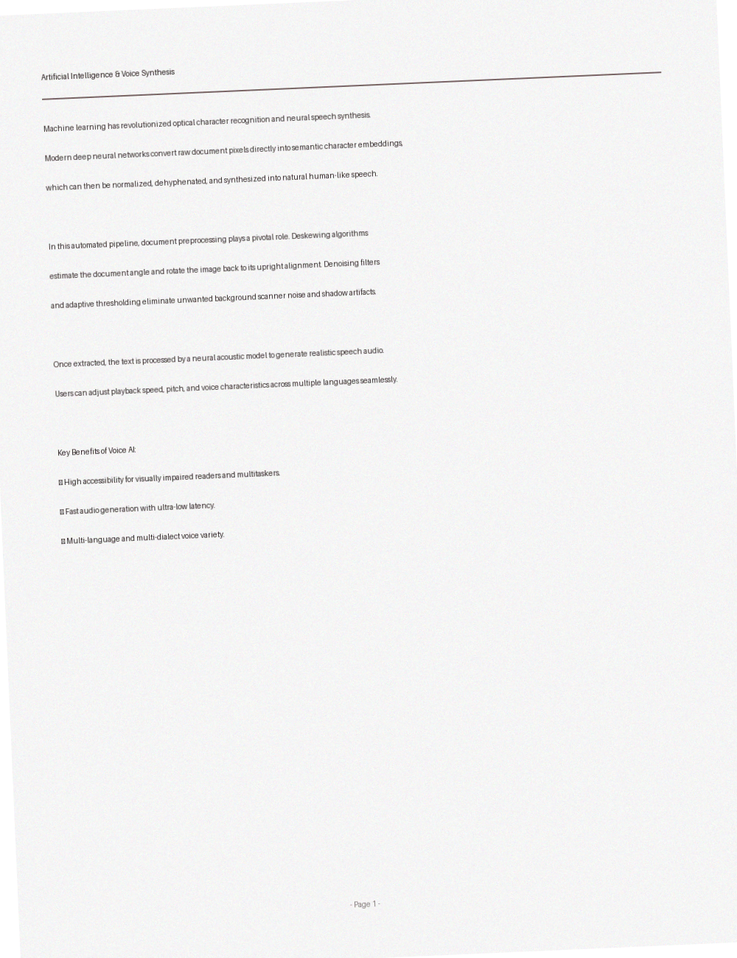
#> input picture sample_documents/sample_scanned_page.png, 737 x 958 px, shrunk from 1000 x 1300 before the run
$ python -i image_preprocessor.py   (imports and definitions only)
#> lines starting #> are read from the running program, lines starting #| are printed output that depends on the picture; after the words box and inside, x2 and y2 are one past the last pixel; in counts of white or black regions, pixels touching at a corner belong together
"""
Image Preprocessing Pipeline for Document & Scanned PDF OCR Enhancement.
Includes Deskewing, Contrast Enhancement, Denoising, Border Removal, and Binarization.
"""

from typing import Tuple, Dict, Any, Union
import numpy as np
import cv2
from PIL import Image


class ImagePreprocessor:
    """Advanced Computer Vision preprocessor for document & scanned PDF images."""

    def __init__(self):
        pass

    @staticmethod
    def to_cv2_image(image_input: Union[Image.Image, np.ndarray, bytes, str]) -> np.ndarray:
        """Converts various image input types to an OpenCV BGR numpy array."""
        if isinstance(image_input, np.ndarray):
            if len(image_input.shape) == 2:
                return cv2.cvtColor(image_input, cv2.COLOR_GRAY2BGR)
            elif image_input.shape[2] == 4:
                return cv2.cvtColor(image_input, cv2.COLOR_BGRA2BGR)
            return image_input
        elif isinstance(image_input, Image.Image):
            rgb = np.array(image_input.convert("RGB"))
            return cv2.cvtColor(rgb, cv2.COLOR_RGB2BGR)
        elif isinstance(image_input, bytes):
            nparr = np.frombuffer(image_input, np.uint8)
            return cv2.imdecode(nparr, cv2.IMREAD_COLOR)
        elif isinstance(image_input, str):
            img = cv2.imread(image_input)
            if img is None:
                raise ValueError(f"Could not load image from path: {image_input}")
            return img
        else:
            raise TypeError(f"Unsupported image input type: {type(image_input)}")

    @staticmethod
    def to_pil_image(cv2_img: np.ndarray) -> Image.Image:
        """Converts an OpenCV image (BGR or Grayscale) to a PIL Image (RGB)."""
        if len(cv2_img.shape) == 2:
            return Image.fromarray(cv2_img).convert("RGB")
        rgb = cv2.cvtColor(cv2_img, cv2.COLOR_BGR2RGB)
        return Image.fromarray(rgb)

    def detect_skew_angle(self, cv2_img: np.ndarray) -> float:
        """
        Detects document skew angle using edge detection and Hough transform / minAreaRect.
        Returns angle in degrees (positive or negative).
        """
        gray = cv2.cvtColor(cv2_img, cv2.COLOR_BGR2GRAY) if len(cv2_img.shape) == 3 else cv2_img

        # Invert and blur
        blur = cv2.GaussianBlur(gray, (7, 7), 0)
        thresh = cv2.threshold(blur, 0, 255, cv2.THRESH_BINARY_INV + cv2.THRESH_OTSU)[1]

        # Use morphological operations to link text lines
        kernel = cv2.getStructuringElement(cv2.MORPH_RECT, (30, 5))
        dilate = cv2.dilate(thresh, kernel, iterations=2)

        # Find contours of text lines
        contours, _ = cv2.findContours(dilate, cv2.RETR_LIST, cv2.CHAIN_APPROX_SIMPLE)
        angles = []
        for c in contours:
            if cv2.contourArea(c) < 500:
                continue
            rect = cv2.minAreaRect(c)
            angle = rect[-1]
            # OpenCV minAreaRect returns angle in [-90, 0)
            if angle < -45:
                angle = -(90 + angle)
            else:
                angle = -angle
            if abs(angle) < 45:
                angles.append(angle)

        if not angles:
            return 0.0

        # Return median angle to resist outliers
        median_angle = float(np.median(angles))
        return round(median_angle, 2)

    def deskew(self, cv2_img: np.ndarray, angle: float = None) -> Tuple[np.ndarray, float]:
        """
        Rotates image to correct skew angle.
        If angle is not provided, it is automatically calculated.
        """
        if angle is None:
            angle = self.detect_skew_angle(cv2_img)

        if abs(angle) < 0.2:
            return cv2_img, 0.0

        h, w = cv2_img.shape[:2]
        center = (w // 2, h // 2)
        rot_mat = cv2.getRotationMatrix2D(center, angle, 1.0)

        # Calculate new bounding dimensions to prevent clipping
        cos = np.abs(rot_mat[0, 0])
        sin = np.abs(rot_mat[0, 1])
        new_w = int((h * sin) + (w * cos))
        new_h = int((h * cos) + (w * sin))

        rot_mat[0, 2] += (new_w / 2) - center[0]
        rot_mat[1, 2] += (new_h / 2) - center[1]

        # Rotate with white background
        rotated = cv2.warpAffine(
            cv2_img,
            rot_mat,
            (new_w, new_h),
            flags=cv2.INTER_CUBIC,
            borderMode=cv2.BORDER_CONSTANT,
            borderValue=(255, 255, 255)
        )
        return rotated, angle

    def denoise(self, cv2_img: np.ndarray, method: str = "bilateral") -> np.ndarray:
        """
        Denoises document image while preserving sharp character edges.
        Methods: 'bilateral', 'fast_nl_means', 'median'
        """
        if method == "bilateral":
            # Bilateral filter smoothens flat regions while keeping text edges sharp
            if len(cv2_img.shape) == 3:
                return cv2.bilateralFilter(cv2_img, d=9, sigmaColor=75, sigmaSpace=75)
            else:
                return cv2.bilateralFilter(cv2_img, d=9, sigmaColor=75, sigmaSpace=75)
        elif method == "fast_nl_means":
            if len(cv2_img.shape) == 3:
                return cv2.fastNlMeansDenoisingColored(cv2_img, None, 10, 10, 7, 21)
            else:
                return cv2.fastNlMeansDenoising(cv2_img, None, 10, 7, 21)
        elif method == "median":
            return cv2.medianBlur(cv2_img, 3)
        return cv2_img

    def enhance_contrast(self, cv2_img: np.ndarray, clip_limit: float = 2.0) -> np.ndarray:
        """
        Applies Contrast Limited Adaptive Histogram Equalization (CLAHE)
        to normalize uneven lighting, shadows, and faint ink.
        """
        if len(cv2_img.shape) == 3:
            # Convert to LAB color space
            lab = cv2.cvtColor(cv2_img, cv2.COLOR_BGR2LAB)
            l, a, b = cv2.split(lab)
            clahe = cv2.createCLAHE(clipLimit=clip_limit, tileGridSize=(8, 8))
            cl = clahe.apply(l)
            limg = cv2.merge((cl, a, b))
            return cv2.cvtColor(limg, cv2.COLOR_LAB2BGR)
        else:
            clahe = cv2.createCLAHE(clipLimit=clip_limit, tileGridSize=(8, 8))
            return clahe.apply(cv2_img)

    def binarize(self, cv2_img: np.ndarray, method: str = "otsu") -> np.ndarray:
        """
        Binarizes image into crisp black and white for optimal OCR recognition.
        Methods: 'otsu', 'adaptive_gaussian', 'adaptive_mean'
        """
        gray = cv2.cvtColor(cv2_img, cv2.COLOR_BGR2GRAY) if len(cv2_img.shape) == 3 else cv2_img

        if method == "otsu":
            blur = cv2.GaussianBlur(gray, (5, 5), 0)
            _, binary = cv2.threshold(blur, 0, 255, cv2.THRESH_BINARY + cv2.THRESH_OTSU)
            return binary
        elif method == "adaptive_gaussian":
            return cv2.adaptiveThreshold(
                gray, 255, cv2.ADAPTIVE_THRESH_GAUSSIAN_C, cv2.THRESH_BINARY, 11, 2
            )
        elif method == "adaptive_mean":
            return cv2.adaptiveThreshold(
                gray, 255, cv2.ADAPTIVE_THRESH_MEAN_C, cv2.THRESH_BINARY, 11, 2
            )
        return gray

    def remove_borders(self, cv2_img: np.ndarray) -> np.ndarray:
        """Removes scanner dark margins and page boundary shadows."""
        gray = cv2.cvtColor(cv2_img, cv2.COLOR_BGR2GRAY) if len(cv2_img.shape) == 3 else cv2_img
        _, thresh = cv2.threshold(gray, 200, 255, cv2.THRESH_BINARY_INV)
        contours, _ = cv2.findContours(thresh, cv2.RETR_EXTERNAL, cv2.CHAIN_APPROX_SIMPLE)
        if not contours:
            return cv2_img

        c = max(contours, key=cv2.contourArea)
        x, y, w, h = cv2.boundingRect(c)
        img_h, img_w = cv2_img.shape[:2]

        # Only crop if bounding box occupies a substantial portion
        if w > img_w * 0.4 and h > img_h * 0.4:
            # Add small safety margin
            margin = 10
            x1 = max(0, x - margin)
            y1 = max(0, y - margin)
            x2 = min(img_w, x + w + margin)
            y2 = min(img_h, y + h + margin)
            return cv2_img[y1:y2, x1:x2]
        return cv2_img

    def preprocess_pipeline(
        self,
        image_input: Union[Image.Image, np.ndarray, bytes, str],
        do_deskew: bool = True,
        do_denoise: bool = True,
        do_enhance: bool = True,
        do_binarize: bool = True,
        binarize_method: str = "otsu",
    ) -> Tuple[Image.Image, Dict[str, Any]]:
        """
        Executes complete computer vision enhancement pipeline.
        Returns PIL Image and metadata dictionary.
        """
        cv_img = self.to_cv2_image(image_input)
        meta = {"original_shape": cv_img.shape[:2]}

        # 1. Deskew
        if do_deskew:
            cv_img, detected_angle = self.deskew(cv_img)
            meta["skew_angle"] = detected_angle
        else:
            meta["skew_angle"] = 0.0

        # 2. Denoise
        if do_denoise:
            cv_img = self.denoise(cv_img, method="bilateral")
            meta["denoised"] = True

        # 3. Contrast enhancement
        if do_enhance:
            cv_img = self.enhance_contrast(cv_img)
            meta["enhanced_contrast"] = True

        # 4. Binarize
        if do_binarize:
            cv_img = self.binarize(cv_img, method=binarize_method)
            meta["binarized"] = True
            meta["binarize_method"] = binarize_method

        meta["final_shape"] = cv_img.shape[:2]
        pil_result = self.to_pil_image(cv_img)
        return pil_result, meta

>>> import cv2
>>> picture = cv2.imread('../sample_documents/sample_scanned_page.png')
#> picture is the input picture: shape (958, 737, 3); mean B, G, R 243.3, 243.3, 243.4
>>> result = ImagePreprocessor().preprocess_pipeline(picture)
#> in detect_skew_angle, `thresh = cv2.threshold(blur, 0, 255, cv2.THRESH_BINARY_INV + cv2.THRES..`:
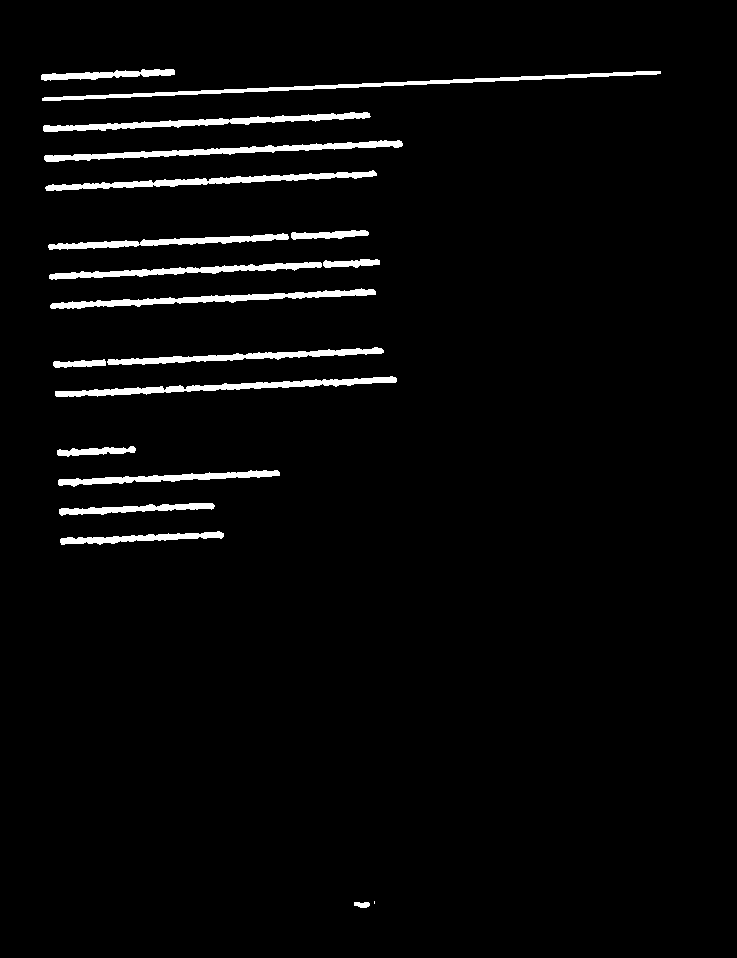
#> thresh: shape (958, 737); 3.2% white; 19 white regions (1 under 20 px), largest, box (x1, y1, x2, y2) and area: (42, 71, 661, 101) 2396, (44, 140, 403, 162) 2086, (55, 376, 397, 397) 2038
#> in detect_skew_angle, `dilate = cv2.dilate(thresh, kernel, iterations=2)`:
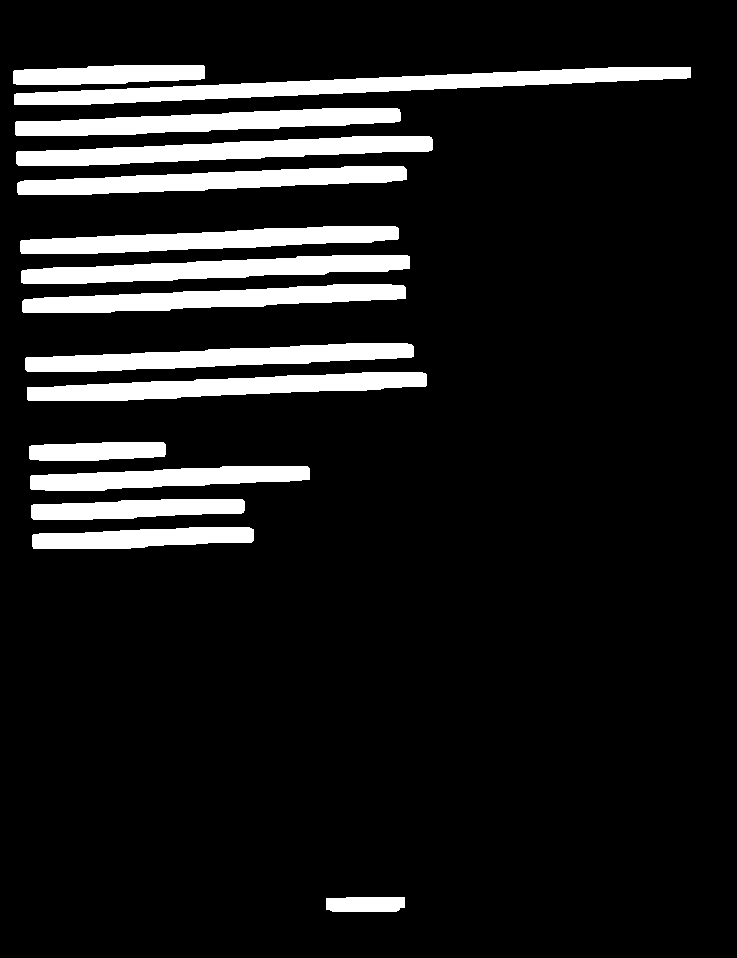
#> dilate: shape (958, 737); 11.4% white; 15 white regions
#> in detect_skew_angle, `contours, _ = cv2.findContours(dilate, cv2.RETR_LIST, cv2.CHAIN_APPROX..`: contours = 15 contours; largest, box (x1, y1, x2, y2) and area: (14, 67, 691, 105) 8865, (16, 136, 433, 166) 6487, (27, 372, 427, 401) 6254, (21, 255, 410, 284) 6174, (25, 343, 414, 372) 6068
#> the loop in detect_skew_angle, `for c in contours:` made 15 passes
#> (rect, angle) on passes 1 to 12: (((365, 904), (14, 78), -90), 0), (((142.5, 538.2), (221.5, 18.63), -2.29), 2.29), (((137.5, 508.7), (213.3, 18.29), -1.43), 1.43), (((169.5, 477.7), (279.6, 18.56), -2.63), 2.63), (((97, 451.1), (136.4, 17.85), -1.97), 1.97), (((226.5, 386.7), (399.7, 18.31), -2.41), 2.41), (((219, 357.7), (388.6, 18.35), -2.47), 2.47), (((213.5, 298.8), (383.7, 18.83), -2.58), 2.58), (((215, 268.8), (388.7, 19.05), -2.26), 2.26), (((209, 239.7), (378.6, 18.59), -2.47), 2.47), (((211.5, 180.7), (389.6, 17.93), -2.48), 2.48), (((224, 150.5), (416.6, 18.18), -2.41), 2.41)
#> after the loop in detect_skew_angle, `for c in contours:`: angles = [0, 2.29, 1.43, 2.63, 1.97, 2.41, 2.47, 2.58, 2.26, 2.47, 2.48, 2.41, 2.43, 2.5, 1.27]
#> in detect_skew_angle, `median_angle = float(np.median(angles))`: median_angle = 2.41
#> in deskew, `rot_mat = cv2.getRotationMatrix2D(center, angle, 1.0)`: rot_mat = [[0.999, 0.0421, -19.82], [-0.0421, 0.999, 15.9]]
#> in deskew, `cos = np.abs(rot_mat[0, 0])`: cos = 0.999
#> in deskew, `sin = np.abs(rot_mat[0, 1])`: sin = 0.0421
#> in deskew, `new_w = int((h * sin) + (w * cos))`: new_w = 776
#> in deskew, `new_h = int((h * cos) + (w * sin))`: new_h = 988
#> in deskew, `rotated = cv2.warpAffine( cv2_img, rot_mat, (new_w, new_h), flags=cv2...`:
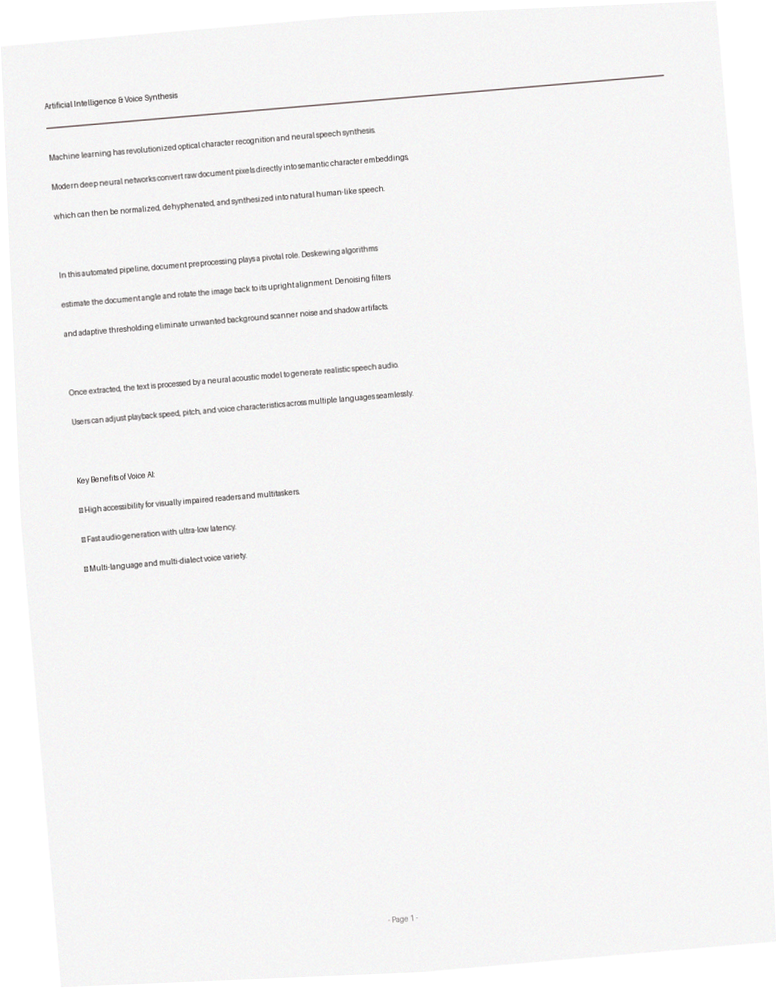
#> rotated: shape (988, 776, 3); mean B, G, R 244.2, 244.2, 244.3
#> in preprocess_pipeline, `cv_img, detected_angle = self.deskew(cv_img)`: detected_angle = 2.41
#> in enhance_contrast, `lab = cv2.cvtColor(cv2_img, cv2.COLOR_BGR2LAB)`: lab: shape (988, 776, 3); mean of channels 0, 1, 2 245.6, 128, 128
#> in enhance_contrast, `limg = cv2.merge((cl, a, b))`: limg: shape (988, 776, 3); mean of channels 0, 1, 2 239.8, 128, 128
#> in binarize, `_, binary = cv2.threshold(blur, 0, 255, cv2.THRESH_BINARY + cv2.THRESH..`:
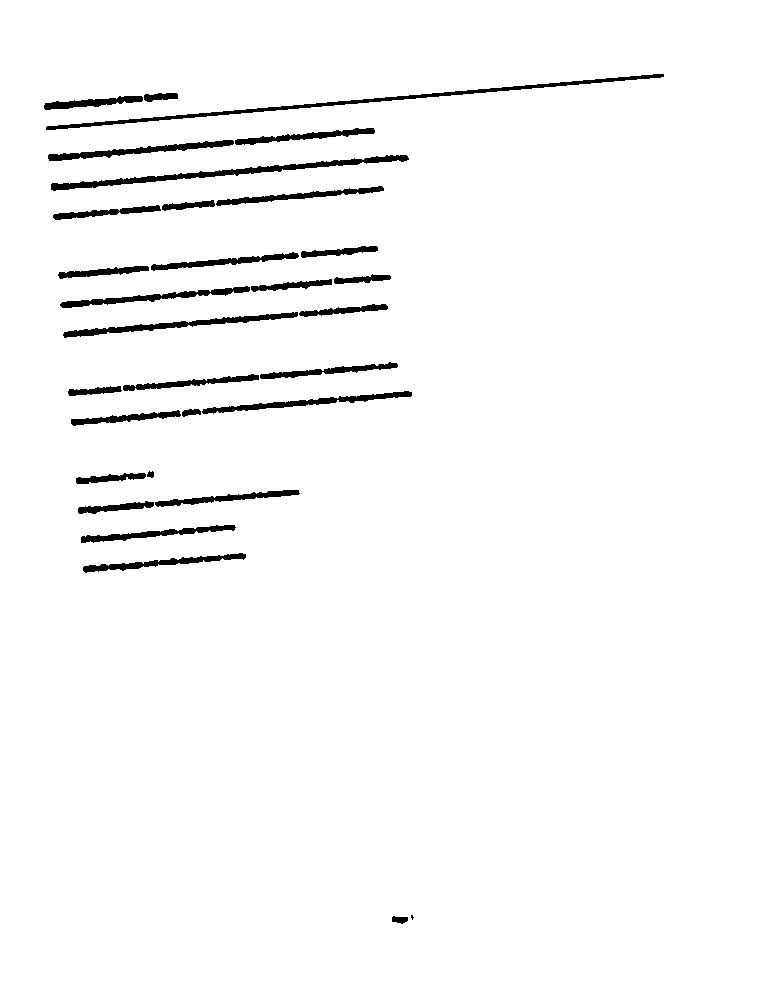
#> binary: shape (988, 776); 97.2% white; 31 black regions (1 under 20 px), largest, box (x1, y1, x2, y2) and area: (46, 74, 664, 130) 2242, (51, 155, 409, 191) 1970, (63, 312, 298, 338) 1298
